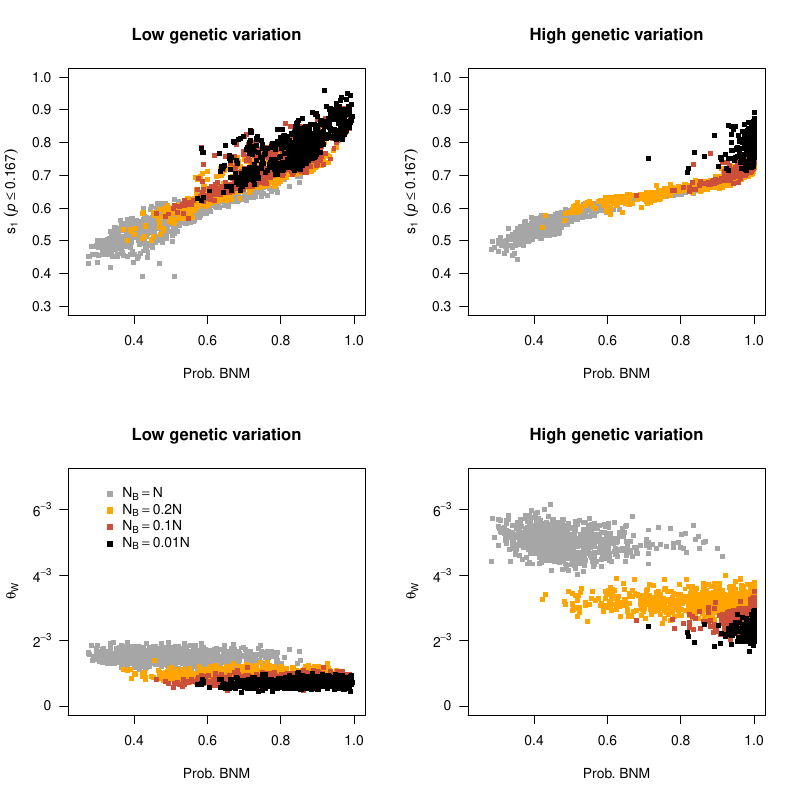

Source code (R):

fls4.n20l30t005TSFS3 <- read.table("./data/out/out0001_SNMnlst_20x30x01x005.txt", header = T)
pwr4.n20l30t005TSFS3 <- read.table("./data/out/out0001_BNMnlst_20x30x01x005.txt", header = T)
pwr4.n20l30t005sev02TSFS3 <- read.table("./data/out/out0001_BNMnlst_20x30x02x005.txt", header = T)
pwr4.n20l30t005sev001TSFS3 <- read.table("./data/out/out0001_BNMnlst_20x30x001x005.txt", header = T)

fls4.n20l30t0015TSFS3 <- read.table("./data/out/out0001_SNMnlst_20x30x01x0015.txt", header = T)
pwr4.n20l30t0015TSFS3 <- read.table("./data/out/out0001_BNMnlst_20x30x01x0015.txt", header = T)
pwr4.n20l30t0015sev02TSFS3 <- read.table("./data/out/out0001_BNMnlst_20x30x02x0015.txt", header = T)
pwr4.n20l30t0015sev001TSFS3 <- read.table("./data/out/out0001_BNMnlst_20x30x001x0015.txt", header = T)


obsBNM.n20l30t005sev02SFS3 <- read.table("./data/obs/obs_BNMnlst_20x30x02x005.txt", header = F)
obsBNM.n20l30t005sev001SFS3 <- read.table("./data/obs/obs_BNMnlst_20x30x001x005.txt", header = F)
obsBNM.n20l30t005SFS3 <- read.table("./data/obs/obs_BNMnlst_20x30x01x005.txt", header = F)
obsSNM.n20l30t005SFS3 <- read.table("./data/obs/obs_SNMnlst_20x30x01x005.txt", header = F)

obsBNM.n20l30t0015sev02SFS3 <- read.table("./data/obs/obs_BNMnlst_20x30x02x0015.txt", header = F)
obsBNM.n20l30t0015sev001SFS3 <- read.table("./data/obs/obs_BNMnlst_20x30x001x0015.txt", header = F)
obsBNM.n20l30t0015SFS3 <- read.table("./data/obs/obs_BNMnlst_20x30x01x0015.txt", header = F)
obsSNM.n20l30t0015SFS3 <- read.table("./data/obs/obs_SNMnlst_20x30x01x0015.txt", header = F)


#########################
#setEPS()
#postscript("F3_sevTSFS32x2.eps")
par(mfrow = c(2, 2))
#########################

pchsym = 15
symsize = 0.8
sev1 <- 0.2
sev2 <- 0.1
sev3 <- 0.01

plot(fls4.n20l30t0015TSFS3$BNM, obsSNM.n20l30t0015SFS3$V29, yaxt = "n",
	pch = pchsym, cex = symsize, col = "grey65", xlab = "Prob. BNM",
	ylab = expression(s[1]*" "*(italic(p)<=0.167)), xlim = c(0.25, 1), ylim = c(0.3, 1), 
	main = "Low genetic variation")
axis(2, las = 2)
points(pwr4.n20l30t0015sev02TSFS3$BNM, obsBNM.n20l30t0015sev02SFS3$V29, pch = pchsym, col = "orange", cex = symsize)
points(pwr4.n20l30t0015TSFS3$BNM, obsBNM.n20l30t0015SFS3$V29, pch = pchsym, col = "tomato3", cex = symsize)
points(pwr4.n20l30t0015sev001TSFS3$BNM, obsBNM.n20l30t0015sev001SFS3$V29, pch = pchsym, cex = symsize)

plot(fls4.n20l30t005TSFS3$BNM, obsSNM.n20l30t005SFS3$V29, yaxt = "n",
	pch = pchsym, cex = symsize, col = "grey65", xlab = "Prob. BNM",
	ylab = expression(s[1]*" "*(italic(p)<=0.167)), xlim = c(0.25, 1), ylim = c(0.3, 1), 
	main = "High genetic variation")
axis(2, las = 2)
points(pwr4.n20l30t005sev02TSFS3$BNM, obsBNM.n20l30t005sev02SFS3$V29, pch = pchsym, col = "orange", cex = symsize)
points(pwr4.n20l30t005TSFS3$BNM, obsBNM.n20l30t005SFS3$V29, pch = pchsym, col = "tomato3", cex = symsize)
points(pwr4.n20l30t005sev001TSFS3$BNM, obsBNM.n20l30t005sev001SFS3$V29, pch = pchsym, cex = symsize)

plot(fls4.n20l30t0015TSFS3$BNM, obsSNM.n20l30t0015SFS3$V1, yaxt = "n",
	pch = pchsym, cex = symsize, col = "grey65", xlab = "Prob. BNM",
	ylab = expression(theta[W]), , xlim = c(0.25, 1), ylim = c(0, .007), 
	main = "Low genetic variation")
axis(2, las = 2, at = c(0, 0.002, 0.004, 0.006), labels = c(expression(0), expression(2^-3), expression(4^-3), expression(6^-3)))
points(pwr4.n20l30t0015sev02TSFS3$BNM, obsBNM.n20l30t0015sev02SFS3$V1, pch = pchsym, col = "orange", cex = symsize)
points(pwr4.n20l30t0015TSFS3$BNM, obsBNM.n20l30t0015SFS3$V1, pch = pchsym, col = "tomato3", cex = symsize)
points(pwr4.n20l30t0015sev001TSFS3$BNM, obsBNM.n20l30t0015sev001SFS3$V1, pch = pchsym, cex = symsize)

legend(.3, .007, c(expression(N[B]==N), expression(N[B] == 0.2*N), expression(N[B] == 0.1*N), expression(N[B] == 0.01*N)), pch = pchsym, col = c("grey65", "orange", "tomato3", "black"), bty = "n")

plot(fls4.n20l30t005TSFS3$BNM, obsSNM.n20l30t005SFS3$V1, yaxt = "n",
	pch = pchsym, cex = symsize, col = "grey65", xlab = "Prob. BNM",
	ylab = expression(theta[W]), , xlim = c(0.25, 1), ylim = c(0, .007), 
	main = "High genetic variation")
axis(2, las = 2, at = c(0, 0.002, 0.004, 0.006), labels = c(expression(0), expression(2^-3), expression(4^-3), expression(6^-3)))
points(pwr4.n20l30t005sev02TSFS3$BNM, obsBNM.n20l30t005sev02SFS3$V1, pch = pchsym, col = "orange", cex = symsize)
points(pwr4.n20l30t005TSFS3$BNM, obsBNM.n20l30t005SFS3$V1, pch = pchsym, col = "tomato3", cex = symsize)
points(pwr4.n20l30t005sev001TSFS3$BNM, obsBNM.n20l30t005sev001SFS3$V1, pch = pchsym, cex = symsize)

#dev.off()
